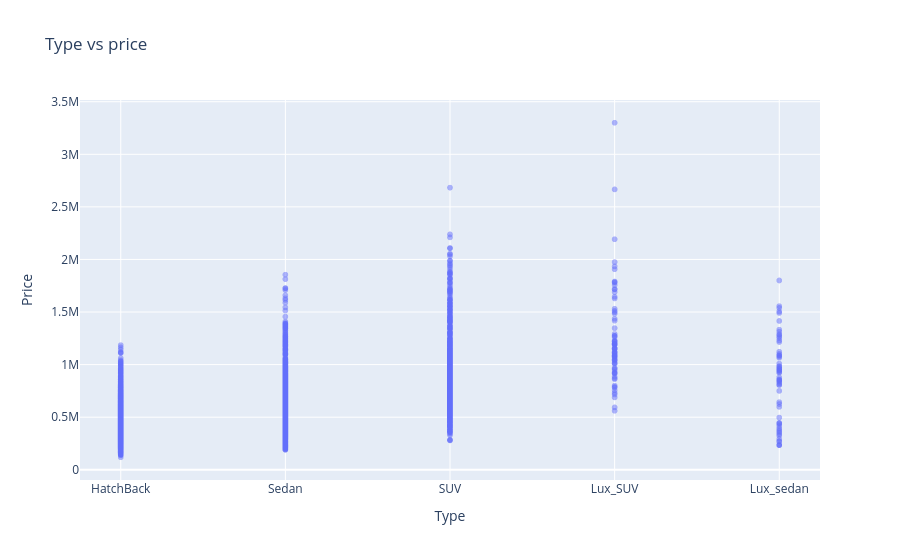

Write notebook code for a chart like this one.
### Code cell
# Sample data
x = df['Type']
y = df['Price']

# Create a scatter plot with Plotly
fig = px.scatter(df, x='Type', y='Price', opacity=0.5, title='Type vs price')

# Show the plot
fig.show()

### Figure 1 — Plotly figure (JSON) as saved in the notebook; plotly's stock layout.template omitted (floating-point values rounded to 4 significant figures; data arrays with more than 128 entries replaced by an {"elided": "..."} marker saying what was removed)
{"data": [{"hovertemplate": "Type=%{x}<br>Price=%{y}<extra></extra>", "legendgroup": "", "marker": {"color": "#636efa", "opacity": 0.5, "symbol": "circle"}, "mode": "markers", "name": "", "showlegend": false, "type": "scattergl", "x": {"elided": "8011 str values"}, "xaxis": "x", "y": {"elided": "8011 int values"}, "yaxis": "y"}], "layout": {"legend": {"tracegroupgap": 0}, "title": {"text": "Type vs price"}, "xaxis": {"anchor": "y", "domain": [0, 1], "title": {"text": "Type"}}, "yaxis": {"anchor": "x", "domain": [0, 1], "title": {"text": "Price"}}}}
